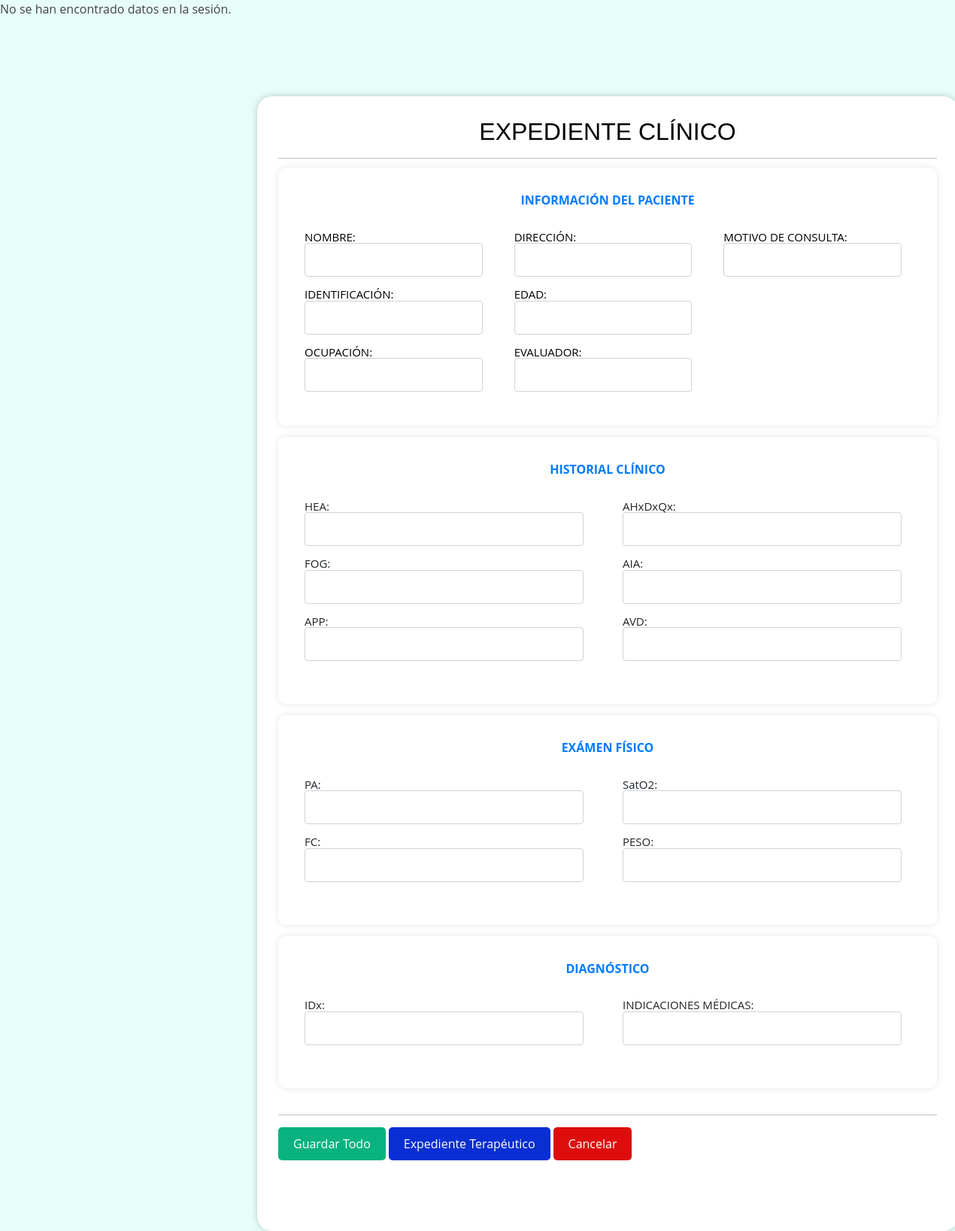
Page /PHP/Negocio/Expediente/V_Expediente/V_expediente_clinico.php on the committed database.
### tables this page shows
CREATE TABLE `tbl_evaluacion` (
  `Id_Evaluacion` int(11) NOT NULL,
  `Descripcion` varchar(50) NOT NULL
);

CREATE TABLE `tbl_resultado_evaluacion` (
  `Id_Resultado_Evaluacion` int(11) NOT NULL,
  `Descripcion` varchar(100) NOT NULL,
  `Id_Evaluacion` int(5) NOT NULL
);

### PHP/Negocio/Expediente/C_Expediente/C_expediente_clinico.php (the view, shortened to what this page needs)
<?php
function mostrarFormulario($conexion, $id_evaluacion)
{
    $sql = "SELECT E.Descripcion AS EvaluacionDescripcion, RE.Descripcion, RE.Id_Resultado_Evaluacion
            FROM tbl_evaluacion AS E
            INNER JOIN tbl_resultado_evaluacion AS RE ON E.Id_Evaluacion = RE.Id_Evaluacion
            WHERE E.Id_Evaluacion = ?";
    $stmt = $conexion->prepare($sql);
    $stmt->bind_param("i", $id_evaluacion);
    $stmt->execute();
    $result = $stmt->get_result();
    if ($result->num_rows > 0) {
        $rows = $result->fetch_all(MYSQLI_ASSOC);
        $evaluacionDescripcion = $rows[0]["EvaluacionDescripcion"];
        echo '<div class="card">';
        echo '<div class="divEvaluacion">';
        echo '<label class="labelEvaluacion">' . $evaluacionDescripcion . '</label>';
        echo '</div>';
        echo '<div class="divDescripcionEvaluacion">';
        echo '<div class="columnas">';
        foreach ($rows as $row) {
            $descripcion = $row["Descripcion"];
            $id_resultado = $row["Id_Resultado_Evaluacion"];
            echo '<div class="form-group">';
            echo '<label for="' . $id_resultado . '">' . ucwords($descripcion) . ':</label>';
            echo '<input type="text" autocomplete="off" class="formulario__input" name="' . $id_resultado . '" maxlength="20">';
            echo '</div>';
        }
        echo '</div>';
        echo '</div>';
        echo '</div>';
    } else {
        echo "No se encontraron resultados.";
    }
}
function ExpedienteClinico()
{
    include('../../../Controladores/Conexion/Conexion_be.php');
    echo '<form method="POST">';
    mostrarFormulario($conexion, 1);
    mostrarFormulario($conexion, 2);
    mostrarFormulario($conexion, 3);
    echo '<hr>';
    echo '<button type="button" class="btn-guardar" onclick="confirmarEnvio()">Guardar Todo</button>';
    echo '</form>';
}

### Recursos/SweetAlerts.php (shortened to what this page needs)
<!DOCTYPE html>
<html lang="en">
<head>
</head>
<body>
</body>
</html>

### PHP/Negocio/Expediente/V_Expediente/V_expediente_clinico.php (shortened to what this page needs)
<?php
include('../../../../Recursos/SweetAlerts.php');
?>
<?php
if (!isset($_SESSION['detalle_expediente_ejecutado'])) {
    include_once '../../Procesos/C_procesos/C_detalle_expediente.php';
} else {
    unset($_SESSION['detalle_expediente_ejecutado']);
}
?>
<!DOCTYPE html>
<html lang="en">
<head>
    <link href="../../../../assets/vendor/bootstrap/css/bootstrap.min.css" rel="stylesheet">
    <link href="../../../../assets/vendor/bootstrap-icons/bootstrap-icons.css" rel="stylesheet">
    <link href="../../../../assets/vendor/boxicons/css/boxicons.min.css" rel="stylesheet">
    <link href="../../../../assets/vendor/quill/quill.snow.css" rel="stylesheet">
    <link href="../../../../assets/vendor/quill/quill.bubble.css" rel="stylesheet">
    <link href="../../../../assets/vendor/remixicon/remixicon.css" rel="stylesheet">
    <link href="../../../../assets/vendor/simple-datatables/style.css" rel="stylesheet">
    <link href="./V_expediente_clinico.css" rel="stylesheet">
    <link href="../../../../assets/css/style.css" rel="stylesheet">
    <link rel="stylesheet" href="https://cdn.datatables.net/1.13.7/css/jquery.dataTables.css" />
</head>
<body>
    <?php
    include '../../../Controladores/Conexion/Conexion_be.php';
    ?>
    <main id="main" class="table">
        <div class="container mt-4">
            <div class="col-12">
                <center>
                    <h2>EXPEDIENTE CLÍNICO</h2>
                    <hr>
                </center>
                <div class="contenedor__todo">
                    <table class="table" style:"align-items-center">
                        <tbody>
                            <div class="card-info-paciente">
                                <div class="divEvaluacion">
                                    <label class="labelEvaluacion">INFORMACIÓN DEL PACIENTE</label>
                                </div>
                                <div class="divDescripcionEvaluacion">
                                    <div class="col-tarjeta-paciente">
                                        <div class="form-group">
                                            <label for="paciente">NOMBRE:</label>
                                            <input type="text" class="formulario__input" readonly id="paciente"
                                                name="paciente">
                                            <label for="Numero_Documento">IDENTIFICACIÓN:</label>
                                            <input type="text" class="formulario__input" readonly id="Numero_Documento"
                                                name="Numero_Documento">
                                            <label for="ocupacion">OCUPACIÓN:</label>
                                            <input type="text" class="formulario__input" readonly id="ocupacion"
                                                name="ocupacion">
                                            <label for="direccion">DIRECCIÓN:</label>
                                            <input type="text" class="formulario__input" readonly id="direccion"
                                                name="direccion">
                                            <label for="edad">EDAD:</label>
                                            <input type="text" class="formulario__input" readonly id="edad" name="edad">
                                            <label for="fisiatra">EVALUADOR:</label>
                                            <input type="text" class="formulario__input" readonly id="fisiatra"
                                                name="fisiatra">
                                            <label for="motivoConsulta">MOTIVO DE CONSULTA:</label>
                                            <input type="text" class="formulario__input" readonly id="motivoConsulta"
                                                name="motivoConsulta">
                                            <br><br><br><br>
                                        </div>
                                    </div>
                                </div>
                            </div>
                            <?php
                            include '../C_Expediente/C_expediente_clinico.php';
                            ExpedienteClinico();
                            ?>
                            <a href="./V_expediente_terapeutico.php">
                                <button class="btn-primary">Expediente Terapéutico</button>
                            </a>
                            <button id="btn-cancelar" onclick="confirmarCancelar()"
                                class="btn-cancelar">Cancelar</button>
                        </tbody>
                    </table>
                </div>
            </div>
        </div>
    </main>
</body>
</html>

### PHP/Negocio/Procesos/C_procesos/C_detalle_expediente.php (shortened to what this page needs)
<?php
$Id_Usuario = $_SESSION['id_D'];
include_once '../../../Controladores/Conexion/Conexion_be.php';
if (!isset($_SESSION['detalle_expediente_ejecutado'])) {
    $datos = isset($_SESSION['datos']) ? $_SESSION['datos'] : null;
    if ($datos) {
        $datos_array = explode("||", $datos);
        $id_cita = $datos_array[0];
        $id_expediente = $datos_array[5];
        $sql = "INSERT INTO tbl_detalle_expediente (Fecha_Evaluacion, Lateralidad, Referido, Id_Usuario, Id_Cita_Terapia, Id_Expediente)
                VALUES (NOW(), 0, 0, $Id_Usuario, $id_cita, $id_expediente)";
        if (mysqli_query($conexion, $sql)) {
            $Id_Detalle_Expediente = mysqli_insert_id($conexion);
            $_SESSION['Id_Detalle_Expediente'] = $Id_Detalle_Expediente;
        } else {
            echo "Error: " . $sql . "<br>" . mysqli_error($conexion);
        }
    } else {
        echo "No se han encontrado datos en la sesión.";
    }
}

### PHP/Negocio/Expediente/V_Expediente/V_expediente_clinico.css (style rules this page uses)
#main { width: 80%; height: 80vh; }
.col-12 { border-radius: 20px; border: 10px; padding: 20px; box-shadow: 0 0 10px rgba(0, 0, 0, 0.2); background: white; }
.formulario__input { width: 100%; background: #fff; border-radius: 3px; height: 45px; line-height: 45px; padding: 0 40px 0 10px; transition: .3s ease all; display: block; width: 100%; padding: 0.375rem 0.75rem; font-size: 1rem; font-weight: 400; line-height: 1.5; color: var(--bs-body-color); -webkit-appearance: none; -moz-appearance: none; appearance: none; background-color: var(--bs-body-bg); background-clip: padding-box; border: var(--bs-border-width) solid var(--bs-border-color); border-radius: var(--bs-border-radius); transition: border-color 0.15s ease-in-out, box-shadow 0.15s ease-in-out; }
.columnas { column-count: 2; column-gap: 40px; }
.labelEvaluacion { font-weight: bold; padding: 10px; font-size: 16px; }
.divEvaluacion { text-align: center; padding: 1px; border-radius: 5px; margin-bottom: 10px; }
.divDescripcionEvaluacion { border-radius: 5px; padding: 15px; margin-bottom: 10px; }
.card { transition: transform 0.3s ease-in-out, z-index 0.3s ease-in-out; padding: 20px; background-color: #ffffff; max-width: 100%; margin: -20px auto; box-shadow: 0 0 10px rgba(0, 0, 0, 0.1) !important; margin-bottom: 35px !important; border-radius: 10px !important; }
.card-info-paciente { padding: 20px; background-color: #ffffff; max-width: 100%; margin: -20px auto; border-radius: 10px; box-shadow: 0 0 10px rgba(0, 0, 0, 0.1); margin-bottom: 35px; }
.labelEvaluacion { font-weight: bold; margin-bottom: -25px; color: #007bff; }
.formulario__input { width: calc(100% - 12px); padding: 8px; margin-top: 5px; border: 1px solid #ced4da; border-radius: 4px; }
.col-tarjeta-paciente { column-count: 3; column-gap: 30px; }
.form-group input { margin-top: -3px; margin-bottom: 12px; }
.btn-guardar { background-color: #09b27f; color: #fff; padding: 10px 20px; border: none; border-radius: 5px; cursor: pointer; font-size: 16px; transition: background-color 0.3s ease; }
.btn-cancelar { background-color: #de0d0d; color: #fff; padding: 10px 20px; border: none; border-radius: 5px; cursor: pointer; font-size: 16px; transition: background-color 0.3s ease; }
.btn-primary { background-color: #092ed3; color: #fff; padding: 10px 20px; border: none; border-radius: 5px; cursor: pointer; font-size: 16px; transition: background-color 0.3s ease; }

### assets/css/style.css (style rules this page uses)
.table { font-size: 15px; border-radius: 10px; border-collapse:initial; margin-top: 50px; }
:root { scroll-behavior: smooth; }
body { font-family: "Open Sans", sans-serif; background: #e7fdf9; color: #444444; }
a { color: #4154f1; text-decoration: none; }
h1, h2, h3, h4, h5, h6 { font-family: "Nunito", sans-serif; }
#main { margin-top: 60px; padding: 20px 30px; transition: all 0.3s; }
.card { margin-bottom: 30px; border: none; border-radius: 5px; box-shadow: 0px 0 30px rgba(1, 41, 112, 0.1); }
@media (min-width: 1200px) { #main, #footer { margin-left: 300px; } }

### rows in the picture
tbl_evaluacion: Descripcion "HISTORIAL CLÍNICO"
tbl_resultado_evaluacion: Descripcion "HEA"
tbl_resultado_evaluacion: Descripcion "FOG"
tbl_resultado_evaluacion: Descripcion "APP"
tbl_resultado_evaluacion: Descripcion "AHxDxQx"
tbl_resultado_evaluacion: Descripcion "AIA"
tbl_resultado_evaluacion: Descripcion "AVD"
tbl_evaluacion: Descripcion "EXÁMEN FÍSICO"
tbl_resultado_evaluacion: Descripcion "PA"
tbl_resultado_evaluacion: Descripcion "FC"
tbl_resultado_evaluacion: Descripcion "SatO2"
tbl_resultado_evaluacion: Descripcion "PESO"
tbl_evaluacion: Descripcion "DIAGNÓSTICO"
tbl_resultado_evaluacion: Descripcion "IDx"
tbl_resultado_evaluacion: Descripcion "INDICACIONES MÉDICAS"
